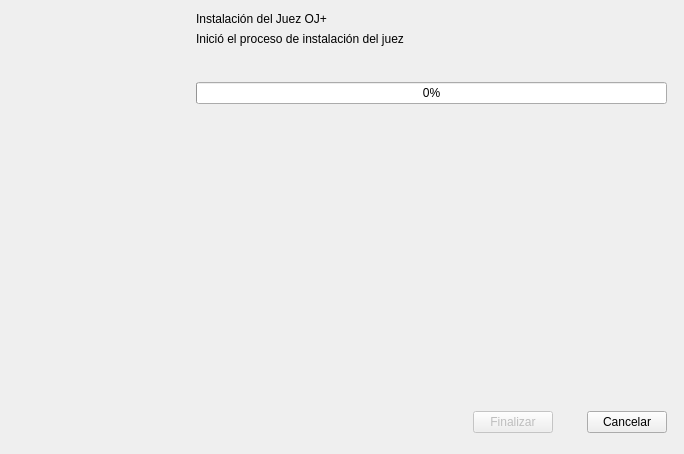
<?xml version="1.0" encoding="UTF-8"?>
<ui version="4.0">
 <class>instalador_interfaz_4</class>
 <widget class="QDialog" name="instalador_interfaz_4">
  <property name="enabled">
   <bool>true</bool>
  </property>
  <property name="geometry">
   <rect>
    <x>0</x>
    <y>0</y>
    <width>684</width>
    <height>454</height>
   </rect>
  </property>
  <property name="minimumSize">
   <size>
    <width>684</width>
    <height>454</height>
   </size>
  </property>
  <property name="maximumSize">
   <size>
    <width>684</width>
    <height>454</height>
   </size>
  </property>
  <property name="windowTitle">
   <string>OJ+ Instalador - Instalar</string>
  </property>
  <widget class="QLabel" name="facyt_logo">
   <property name="geometry">
    <rect>
     <x>40</x>
     <y>220</y>
     <width>141</width>
     <height>161</height>
    </rect>
   </property>
   <property name="text">
    <string/>
   </property>
   <property name="pixmap">
    <pixmap>assets/facyt.png</pixmap>
   </property>
   <property name="scaledContents">
    <bool>true</bool>
   </property>
  </widget>
  <widget class="QLabel" name="uc_logo">
   <property name="geometry">
    <rect>
     <x>50</x>
     <y>40</y>
     <width>111</width>
     <height>161</height>
    </rect>
   </property>
   <property name="text">
    <string/>
   </property>
   <property name="pixmap">
    <pixmap>assets/log_uc.png</pixmap>
   </property>
   <property name="scaledContents">
    <bool>true</bool>
   </property>
  </widget>
  <widget class="QWidget" name="layoutWidget">
   <property name="geometry">
    <rect>
     <x>196</x>
     <y>12</y>
     <width>471</width>
     <height>421</height>
    </rect>
   </property>
   <layout class="QVBoxLayout" name="verticalLayout_2">
    <item>
     <layout class="QVBoxLayout" name="verticalLayout">
      <item>
       <widget class="QLabel" name="label_principal">
        <property name="layoutDirection">
         <enum>Qt::LeftToRight</enum>
        </property>
        <property name="styleSheet">
         <string notr="true">font: 63 bold 22pt &quot;Ubuntu&quot;;</string>
        </property>
        <property name="midLineWidth">
         <number>-3</number>
        </property>
        <property name="text">
         <string>Instalación del Juez OJ+</string>
        </property>
        <property name="alignment">
         <set>Qt::AlignLeading|Qt::AlignLeft|Qt::AlignVCenter</set>
        </property>
        <property name="wordWrap">
         <bool>true</bool>
        </property>
       </widget>
      </item>
      <item>
       <widget class="QLabel" name="label_descripcion">
        <property name="text">
         <string>Inició el proceso de instalación del juez</string>
        </property>
        <property name="wordWrap">
         <bool>true</bool>
        </property>
       </widget>
      </item>
      <item>
       <spacer name="verticalSpacer_3">
        <property name="orientation">
         <enum>Qt::Vertical</enum>
        </property>
        <property name="sizeType">
         <enum>QSizePolicy::Fixed</enum>
        </property>
        <property name="sizeHint" stdset="0">
         <size>
          <width>20</width>
          <height>30</height>
         </size>
        </property>
       </spacer>
      </item>
      <item>
       <widget class="QProgressBar" name="instalacionBar">
        <property name="value">
         <number>0</number>
        </property>
        <property name="alignment">
         <set>Qt::AlignJustify|Qt::AlignVCenter</set>
        </property>
        <property name="orientation">
         <enum>Qt::Horizontal</enum>
        </property>
        <property name="textDirection">
         <enum>QProgressBar::TopToBottom</enum>
        </property>
       </widget>
      </item>
      <item>
       <spacer name="verticalSpacer_2">
        <property name="orientation">
         <enum>Qt::Vertical</enum>
        </property>
        <property name="sizeType">
         <enum>QSizePolicy::Fixed</enum>
        </property>
        <property name="sizeHint" stdset="0">
         <size>
          <width>20</width>
          <height>14</height>
         </size>
        </property>
       </spacer>
      </item>
      <item>
       <widget class="QLabel" name="infor">
        <property name="text">
         <string/>
        </property>
       </widget>
      </item>
      <item>
       <spacer name="verticalSpacer">
        <property name="orientation">
         <enum>Qt::Vertical</enum>
        </property>
        <property name="sizeHint" stdset="0">
         <size>
          <width>20</width>
          <height>168</height>
         </size>
        </property>
       </spacer>
      </item>
     </layout>
    </item>
    <item>
     <layout class="QHBoxLayout" name="horizontalLayout_2">
      <item>
       <spacer name="horizontalSpacer_4">
        <property name="orientation">
         <enum>Qt::Horizontal</enum>
        </property>
        <property name="sizeHint" stdset="0">
         <size>
          <width>40</width>
          <height>20</height>
         </size>
        </property>
       </spacer>
      </item>
      <item>
       <spacer name="horizontalSpacer_5">
        <property name="orientation">
         <enum>Qt::Horizontal</enum>
        </property>
        <property name="sizeHint" stdset="0">
         <size>
          <width>108</width>
          <height>20</height>
         </size>
        </property>
       </spacer>
      </item>
      <item>
       <widget class="QPushButton" name="finalizar">
        <property name="enabled">
         <bool>false</bool>
        </property>
        <property name="text">
         <string>Finalizar</string>
        </property>
       </widget>
      </item>
      <item>
       <spacer name="horizontalSpacer_6">
        <property name="orientation">
         <enum>Qt::Horizontal</enum>
        </property>
        <property name="sizeType">
         <enum>QSizePolicy::Fixed</enum>
        </property>
        <property name="sizeHint" stdset="0">
         <size>
          <width>28</width>
          <height>20</height>
         </size>
        </property>
       </spacer>
      </item>
      <item>
       <widget class="QPushButton" name="cancelar_4">
        <property name="text">
         <string>Cancelar</string>
        </property>
       </widget>
      </item>
     </layout>
    </item>
   </layout>
  </widget>
 </widget>
 <resources/>
 <connections/>
</ui>
